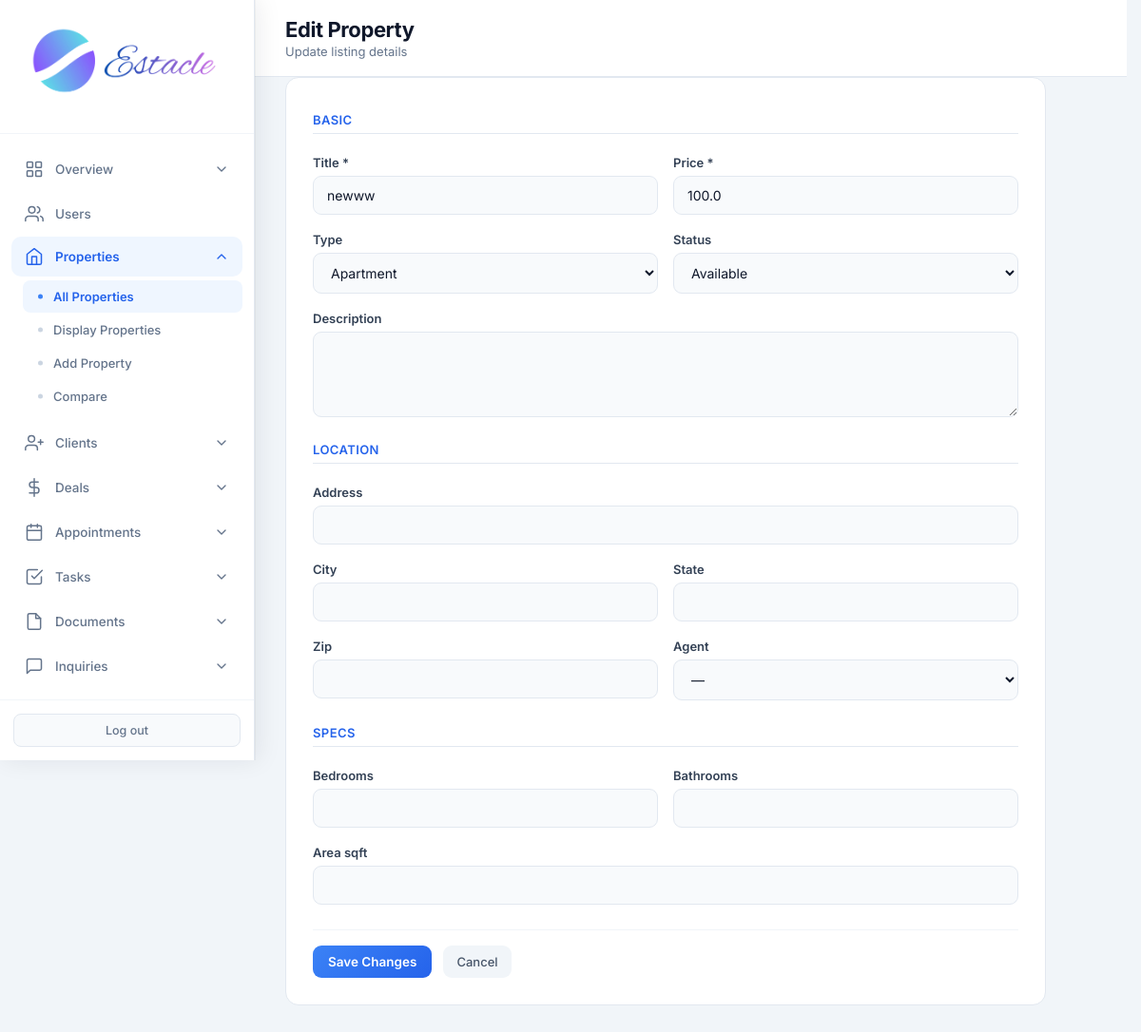
The page /admin/properties/edit/1 (signed in) on the database its author committed.
### tables this page shows
CREATE TABLE properties (
            id INTEGER PRIMARY KEY AUTOINCREMENT,
            title TEXT NOT NULL,
            description TEXT,
            price REAL NOT NULL,
            property_type TEXT NOT NULL,
            status TEXT DEFAULT 'available',
            address TEXT,
            city TEXT,
            state TEXT,
            zip_code TEXT,
            bedrooms INTEGER,
            bathrooms REAL,
            area_sqft REAL,
            agent_id INTEGER,
            created_at TIMESTAMP DEFAULT CURRENT_TIMESTAMP, category TEXT DEFAULT "sale", listing_type TEXT DEFAULT "sale", floor TEXT, carpet_area REAL, furnishing TEXT, parking TEXT, amenities TEXT, seller_name TEXT, seller_phone TEXT, monthly_rent REAL, security_deposit REAL, maintenance REAL, per_sqft REAL, latitude TEXT, longitude TEXT, photos TEXT, year_built TEXT, facing TEXT,
            FOREIGN KEY (agent_id) REFERENCES users (id)
        );

### routes/admin.py (the view, shortened to what this page needs)
@admin.route('/admin/properties/edit/<int:prop_id>', methods=['GET', 'POST'])
@login_required
@role_required('admin')
def admin_edit_property(prop_id):
    db = get_db()
    prop = db.execute('SELECT * FROM properties WHERE id = ?', (prop_id,)).fetchone()
    if not prop:
        flash('Property not found.', 'danger')
        return redirect(url_for('admin.admin_properties'))
    agents = db.execute("SELECT id, full_name FROM users WHERE role = 'agent' AND is_active = 1 ORDER BY full_name").fetchall()
    return render_template('admin_edit_property.html', prop=prop, agents=agents)

### core/db.py (called while the page is built)
def get_db():
    if 'db' not in g:
        g.db = sqlite3.connect(current_app.config['DATABASE'])
        g.db.row_factory = sqlite3.Row
    return g.db

### core/helpers.py (called while the page is built)
def login_required(f):
    @wraps(f)
    def decorated_function(*args, **kwargs):
        if 'user_id' not in session:
            flash('Please log in to access this page.', 'warning')
            return redirect(url_for('auth.login'))
        return f(*args, **kwargs)
    return decorated_function

def role_required(*roles):
    def decorator(f):
        @wraps(f)
        def decorated_function(*args, **kwargs):
            if 'user_id' not in session:
                flash('Please log in to access this page.', 'warning')
                return redirect(url_for('auth.login'))
            if session.get('role') not in roles:
                flash('You do not have permission to access this page.', 'danger')
                return redirect(url_for('auth.role_redirect'))
            return f(*args, **kwargs)
        return decorated_function
    return decorator

### templates/admin_edit_property.html (shortened to what this page needs)
<!DOCTYPE html>
<html lang="en">
<head>
<link rel="stylesheet" href="{{ url_for('static', filename='css/admin.css') }}">
</head>
<body>
<div class="app-layout">
{% set active = 'properties' %}
{% include 'partials/admin_sidebar.html' %}
<main class="main-content">
<header class="top-bar">
<div><h1 class="page-title">Edit Property</h1><p class="page-subtitle">Update listing details</p></div>
</header>
<div class="panel form-panel"><form method="POST" class="admin-form">
<div class="form-section-title">Basic</div>
<div class="form-row">
<div class="form-group"><label>Title *</label><input name="title" value="{{ prop.title }}" required></div>
<div class="form-group"><label>Price *</label><input type="number" name="price" step="0.01" value="{{ prop.price }}" required></div>
</div>
<div class="form-row">
<div class="form-group"><label>Type</label><select name="property_type">
{% for t in ['house','apartment','condo','townhouse','land','commercial','villa'] %}
<option value="{{ t }}" {% if prop.property_type==t %}selected{% endif %}>{{ t|capitalize }}</option>
{% endfor %}
</select></div>
<div class="form-group"><label>Status</label><select name="status">
{% for s in ['available','under_offer','sold','rented'] %}
<option value="{{ s }}" {% if prop.status==s %}selected{% endif %}>{{ s.replace('_',' ')|title }}</option>
{% endfor %}
</select></div>
</div>
<div class="form-group"><label>Description</label><textarea name="description">{{ prop.description or '' }}</textarea></div>
<div class="form-section-title">Location</div>
<div class="form-group"><label>Address</label><input name="address" value="{{ prop.address or '' }}"></div>
<div class="form-row">
<div class="form-group"><label>City</label><input name="city" value="{{ prop.city or '' }}"></div>
<div class="form-group"><label>State</label><input name="state" value="{{ prop.state or '' }}"></div>
</div>
<div class="form-row">
<div class="form-group"><label>Zip</label><input name="zip_code" value="{{ prop.zip_code or '' }}"></div>
<div class="form-group"><label>Agent</label><select name="agent_id"><option value="">—</option></select></div>
</div>
<div class="form-section-title">Specs</div>
<div class="form-row">
<div class="form-group"><label>Bedrooms</label><input type="number" name="bedrooms" value="{{ prop.bedrooms or '' }}"></div>
<div class="form-group"><label>Bathrooms</label><input type="number" step="0.5" name="bathrooms" value="{{ prop.bathrooms or '' }}"></div>
</div>
<div class="form-group"><label>Area sqft</label><input type="number" step="0.01" name="area_sqft" value="{{ prop.area_sqft or '' }}"></div>
<div class="form-actions"><button class="btn-primary" type="submit">Save Changes</button><a href="{{ url_for('admin.admin_property_detail', prop_id=prop.id) }}" class="btn-secondary">Cancel</a></div>
</form></div>
</main>
</div>
</body>
</html>

### static/css/admin.css (style rules this page uses)
* { margin: 0; padding: 0; box-sizing: border-box; }
body { font-family: 'Inter', -apple-system, BlinkMacSystemFont, 'Segoe UI', Roboto, sans-serif; background: #f1f5f9; color: #0f172a; min-height: 100vh; }
.app-layout { display: flex; min-height: 100vh; }
.main-content { flex: 1; margin-left: 268px; min-height: 100vh; }
.top-bar { background: white; padding: 18px 32px; border-bottom: 1px solid #e2e8f0; display: flex; justify-content: space-between; align-items: center; }
.page-title { font-family: 'Inter', sans-serif; font-size: 22px; font-weight: 700; letter-spacing: -0.4px; color: #0f172a; }
.page-subtitle { font-size: 13px; color: #64748b; margin-top: 2px; font-weight: 400; }
.panel { background: white; border-radius: 14px; border: 1px solid #e2e8f0; overflow: hidden; }
.btn-primary { display: inline-flex; align-items: center; gap: 6px; padding: 9px 16px; background: linear-gradient(135deg, #3b82f6, #2563eb); color: white; border: none; border-radius: 9px; font-size: 13.5px; font-weight: 600; text-decoration: none; cursor: pointer; transition: all 0.2s ease; font-family: inherit; }
.btn-secondary { display: inline-flex; align-items: center; gap: 6px; padding: 9px 14px; background: #f1f5f9; color: #475569; border-radius: 9px; font-size: 13px; font-weight: 500; text-decoration: none; border: none; cursor: pointer; }
.form-panel { padding: 28px; margin: 0 32px 32px; max-width: 720px; }
.admin-form { display: flex; flex-direction: column; gap: 18px; }
.form-row { display: grid; grid-template-columns: 1fr 1fr; gap: 16px; }
.form-group { display: flex; flex-direction: column; gap: 6px; }
.form-group label { font-size: 13px; font-weight: 600; color: #334155; }
.form-group input, .form-group select, .form-group textarea { padding: 11px 14px; border: 1.5px solid #e2e8f0; border-radius: 9px; font-size: 14px; font-family: inherit; background: #f8fafc; color: #0f172a; }
.form-group textarea { min-height: 90px; resize: vertical; }
.form-panel { max-width: 800px !important; }
.form-section-title { font-size: 13px; font-weight: 600; color: #2563eb; text-transform: uppercase; letter-spacing: 0.4px; margin: 8px 0 4px; padding-bottom: 6px; border-bottom: 1px solid #e2e8f0; }
.form-actions { display: flex; gap: 12px; margin-top: 8px; padding-top: 16px; border-top: 1px solid #f1f5f9; }
html { scrollbar-gutter: stable; }
.app-layout > :not(.sidebar):not(script):not(style) { animation: estacle-page-in 200ms cubic-bezier(0.22, 0.61, 0.36, 1) backwards; }

### rows shown on the page
properties: title "newww", price "100.0", property_type "Apartment", status "Available"
